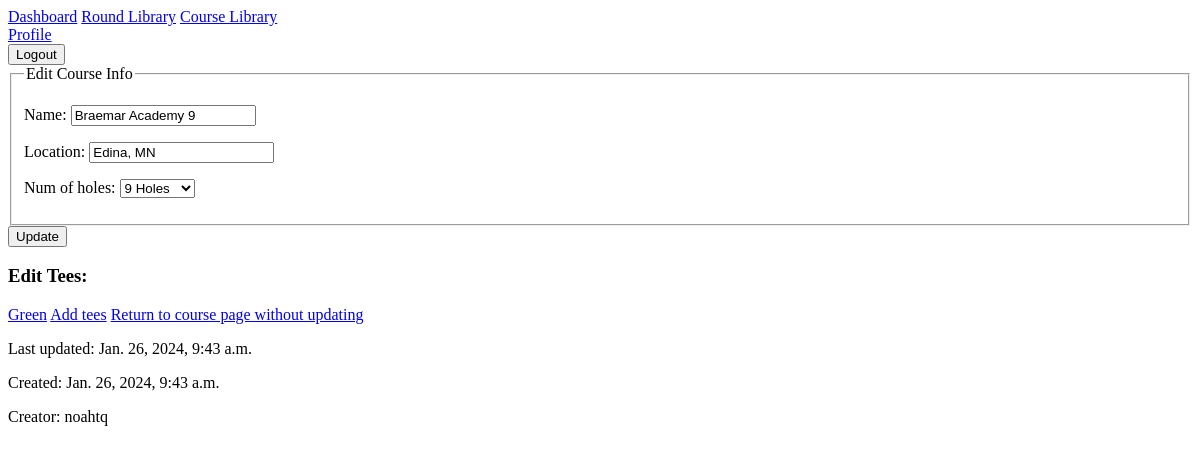
The page /courselibrary/7/edit/ (signed in) on the database as committed earlier.
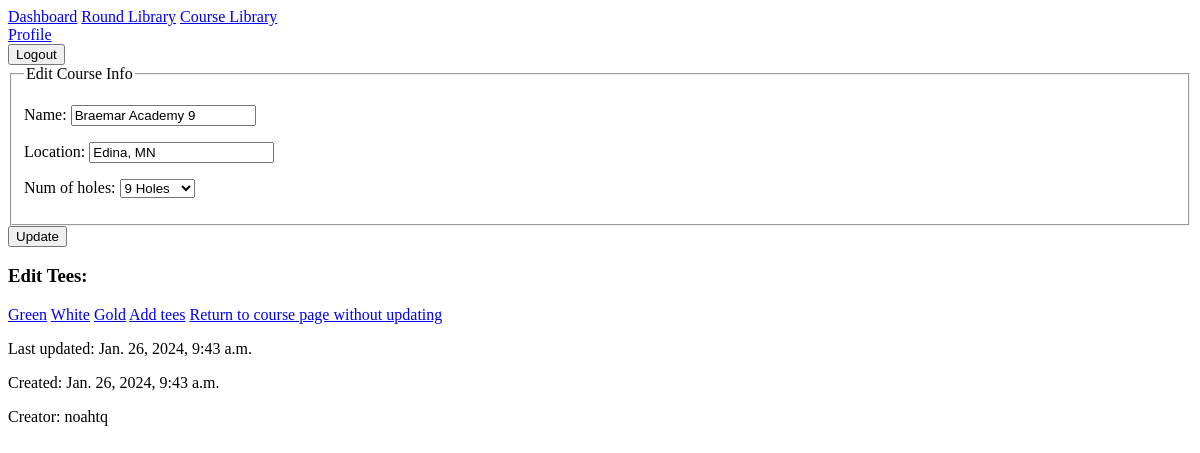
The same page on the database as committed later.
### courselibrary/models.py (models this page shows, shortened)
class Tee(models.Model):
    name = models.CharField(max_length=128)
    date_created = models.DateTimeField(auto_now_add=True)
    course = models.ForeignKey(Course, on_delete=models.CASCADE)
    course_rating = models.FloatField(blank=True, null=True)
    slope_rating = models.FloatField(blank=True, null=True)

### courselibrary/views.py (the view)
# urls.py: path('<int:course_id>/edit/', views.courseEdit, name='edit'),
@login_required
def courseEdit(request, course_id):
    try:
        course = Course.objects.get(pk=course_id)
        tees = Tee.objects.filter(course=course)
    except Course.DoesNotExist:
        raise Http404("Course does not exist")
    if canEditCourse(request.user, course) == False:
        raise PermissionDenied()
    if request.method == 'POST':
        form = CourseUpdateForm(request.POST, instance=course)
        if form.is_valid():
            form.save()
            messages.success(request, f'Course successfully updated.')
            return redirect(reverse('courselibrary:detail', kwargs={ 'course_id': course_id }))
    else:
        form = CourseUpdateForm(instance=course)
    context = {
        'course': course,
        'form': form,
        'tees': tees
    }
    return render(request, 'courselibrary/edit.html', context)

### courselibrary/forms.py
class CourseUpdateForm(forms.ModelForm):
    class Meta:
        model = Course
        fields = ['name', 'location', 'num_of_holes']

### courselibrary/views.py (called while the page is built)
def canEditCourse(user, course) -> bool:
    creator = course.creator
    is_staff = user.is_staff
    if course.verified:
        return is_staff
    else:
        return creator == user or is_staff

### courselibrary/templates/courselibrary/edit.html (shortened to what this page needs)
{% extends "rounds/base.html" %}
{% block content %}
<form method="POST">
    <fieldset>
        <legend>Edit Course Info</legend>
        {{ form.as_p }}
    </fieldset>
    <button type="submit">Update</button>
</form>
<h3>Edit Tees:</h3>
{%for tee in tees%}
    <a href="{% url 'courselibrary:tee-edit' tee.id %}">{{ tee.name }}</a>
{% endfor %}
<a href="{% url 'courselibrary:tee-create' course.id %}">Add tees</a>
<a href="{% url 'courselibrary:detail' course.id %}">Return to course page without updating</a>
<p>Last updated: {{ course.last_updated }}</p>
<p>Created: {{ course.date_created }}</p>
<p>Creator: {{ course.creator }}</p>
{% endblock content %}

Rows that differ between the two databases and show on the page:
added Tee: name "White"
added Tee: name "Gold"
